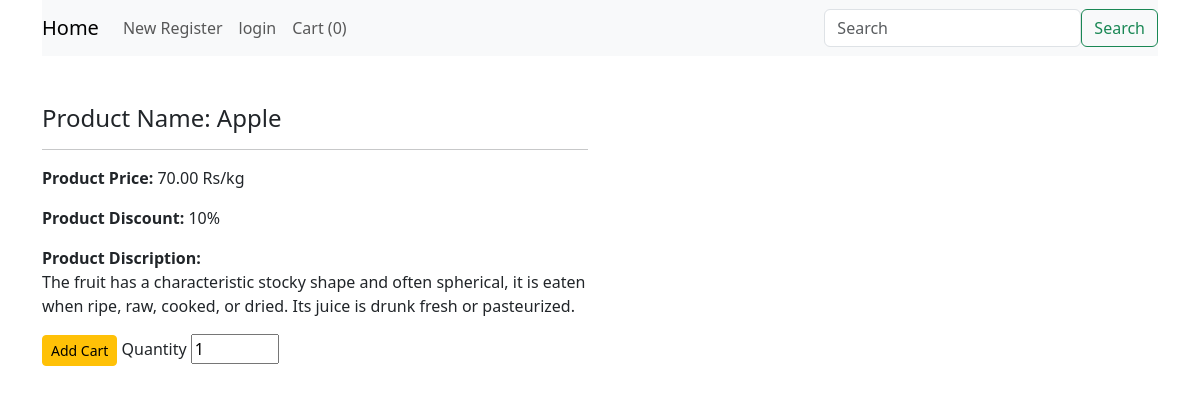
Page /product/1 on the committed database.
### grocerystore/products/models.py (models this page shows)
class Addproduct(db.Model):
    id = db.Column(db.Integer, primary_key=True)
    name = db.Column(db.String(100), nullable=False)
    price = db.Column(db.Numeric(10, 2), nullable=False)
    unit = db.Column(db.String, nullable=False)
    manufacturing = db.Column(db.Date,nullable=False)
    discount = db.Column(db.Integer, default=0)
    stock = db.Column(db.Integer, default=0)
    desc = db.Column(db.Text, nullable=False)
    category_id = db.Column(db.Integer, db.ForeignKey('category.id'), nullable=False)
    def __repr__(self):
        return f"Addproduct('{self.name}', '{self.price}', '{self.stock}',{self.category_id}')"

### grocerystore/products/routes.py (the view)
@app.route('/product/<int:id>')
def details(id):
    product = Addproduct.query.get(id)
    print(product)
    return render_template('details.html',product=product)

### grocerystore/templates/details.html (shortened to what this page needs)
{%extends 'layout.html' %}
{%block content%}
{%include 'navbar.html'%}
<div class="container mt-5">
    <div class="row">
        <div class="col-md-6">
            <h4>Product Name: {{product.name}}</h4>
            <hr>
            <p><b>Product Price:</b> {{product.price}} {{product.unit}}</p>
            {%if product.discount > 0%}
            <p><b>Product Discount:</b> {{product.discount}}%</p>
            {%endif%}
            <b>Product Discription:</b>
            <p>{{product.desc}}</p>
            {%if product.stock<=0%}
            <b>Out of stock</b>
            {%else%}
            <form action="{{url_for('AddCart')}}" method="post">
              <button type="submit" class="btn btn-sm btn-warning">Add Cart</button>
              <label for="">Quantity</label>
              <input type="number" name="quantity" id="" value="1" min="1" max="{{product.stock}}">
            </form>
            {%endif%}
        </div>
    </div>
</div>
{%endblock content%}

### rows in the picture
Addproduct: name "Apple", price "70.00", unit "Rs/kg", discount "10", desc "The fruit has a characteristic stocky shape and often spherical, it is eaten when ripe, raw, cooked, or dried. Its juice is drunk fresh or pasteurized."

### other values in the picture
{{ session['Shoppingcart']|length }} "0"
